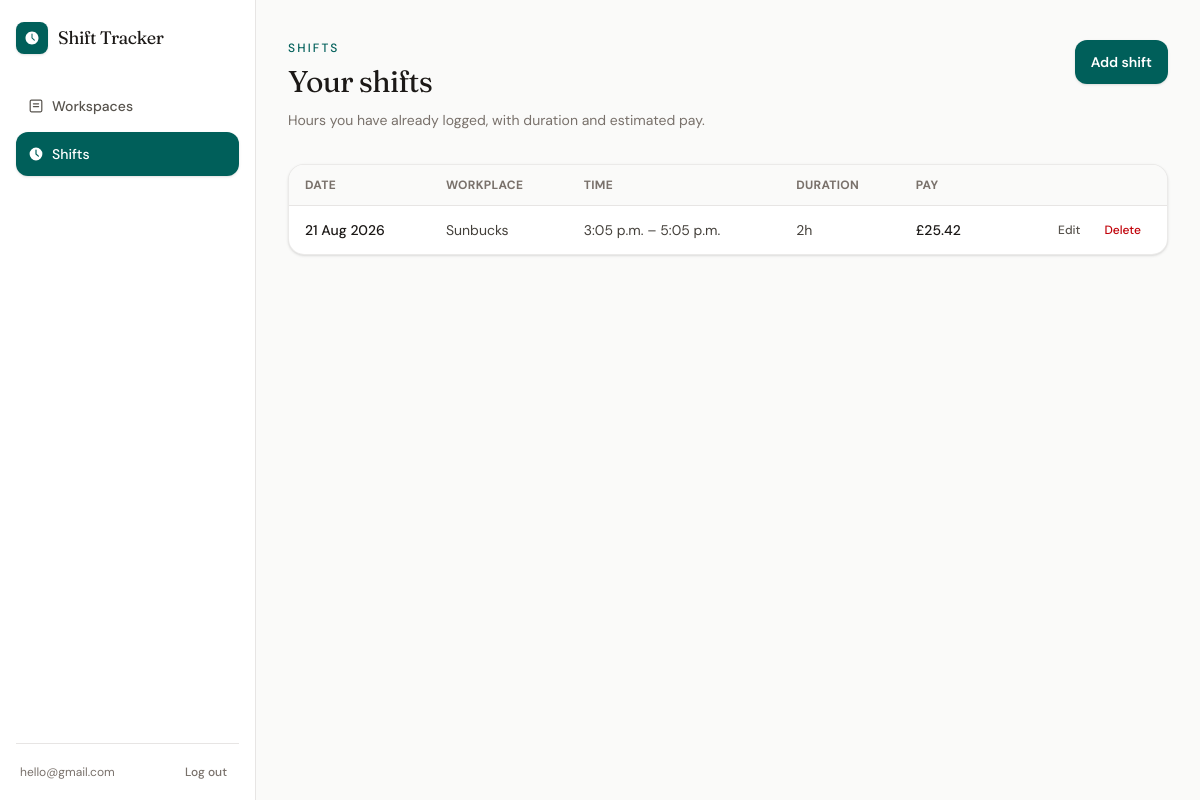
/shifts/ (signed in), run on the app's committed database.
### shifts/models.py (models this page shows, shortened)
class Shift(models.Model):
    user = models.ForeignKey(
        settings.AUTH_USER_MODEL,
        on_delete=models.CASCADE,
        related_name="shifts",
    )
    workplace = models.ForeignKey(
        Workplace,
        on_delete=models.PROTECT,
        related_name="shifts",
    )
    date = models.DateField()
    start_time = models.TimeField()
    end_time = models.TimeField()
    break_minutes = models.PositiveIntegerField(default=0)
    hourly_rate_at_time = models.DecimalField(
        max_digits=6,
        decimal_places=2,
    )
    notes = models.TextField(
        blank=True,
    )
    created_at = models.DateTimeField(auto_now_add=True)
    updated_at = models.DateTimeField(auto_now=True)
    def duration_minutes(self):
        start = datetime.combine(
            self.date,
            self.start_time,
        )
        end = datetime.combine(
            self.date,
            self.end_time,
        )
        if end <= start:
            end += timedelta(days=1)
        total_minutes = int(
            (end - start).total_seconds() / 60
        )
        return total_minutes - self.break_minutes
    def duration_hours(self):
        return Decimal(self.duration_minutes()) / Decimal("60")
    def duration_display(self):
        minutes = max(self.duration_minutes(), 0)
        hours, remaining = divmod(minutes, 60)
        if hours and remaining:
            return f"{hours}h {remaining}m"
        if hours:
            return f"{hours}h"
        return f"{remaining}m"
    def estimated_earnings(self):
        return (
            self.duration_hours()
            * self.hourly_rate_at_time
        ).quantize(Decimal("0.01"))

### workspaces/models.py (models this page shows, shortened)
class Workplace(models.Model):
    user = models.ForeignKey(
        settings.AUTH_USER_MODEL,
        on_delete=models.CASCADE,
        related_name="workplaces",
    )
    name = models.CharField(max_length=100)
    hourly_rate = models.DecimalField(
        max_digits=6,
        decimal_places=2,
    )
    is_active = models.BooleanField(default=True)
    created_at = models.DateTimeField(auto_now_add=True)
    updated_at = models.DateTimeField(auto_now=True)

### shifts/views.py (the view)
# urls.py: path("shifts/", views.shift_list, name="shift_list"),
@login_required
def shift_list(request):
    try:
        shifts = _user_shifts(request.user)
        return render(
            request,
            "shifts/list.html",
            {"shifts": shifts},
        )
    except Exception:
        messages.error(request, "Could not load your shifts.")
        return render(
            request,
            "shifts/list.html",
            {"shifts": []},
        )

### shifts/views.py (called while the page is built)
def _user_shifts(user):
    return user.shifts.select_related("workplace").order_by("-date", "-start_time")

### shifts/templates/shifts/list.html (shortened to what this page needs)
{% extends "app.html" %}
{% block app_content %}
<div class="px-4 py-6 sm:px-8 sm:py-10">
    <div class="flex flex-col gap-4 sm:flex-row sm:items-start sm:justify-between">
        <div>
            <p class="text-xs font-medium uppercase tracking-[0.18em] text-teal-800">Shifts</p>
            <h1 class="mt-2 font-serif text-2xl tracking-tight text-stone-900 sm:text-3xl">Your shifts</h1>
            <p class="mt-2 max-w-xl text-sm leading-6 text-stone-500">
                Hours you have already logged, with duration and estimated pay.
            </p>
        </div>
        <button
            type="button"
            hx-get="{% url 'shift_create' %}"
            hx-target="#modal"
            hx-swap="innerHTML"
            class="min-h-11 w-full touch-manipulation rounded-xl bg-teal-800 px-4 text-sm font-semibold text-white shadow-sm transition hover:bg-teal-700 sm:w-auto"
        >
            Add shift
        </button>
    </div>
    <div id="shift-list" class="mt-8">
        {% include "shifts/partials/list.html" %}
    </div>
</div>
{% endblock %}

### templates/app.html (shortened to what this page needs)
{% extends "base.html" %}
{% block content %}
<div class="flex min-h-screen flex-col md:flex-row">
    <aside class="sticky top-0 z-40 border-b border-stone-200 bg-white/95 backdrop-blur md:static md:z-auto md:flex md:w-64 md:flex-col md:border-b-0 md:border-r md:bg-white md:backdrop-blur-none">
        <div class="flex items-center justify-between gap-3 px-4 py-3 md:border-b-0 md:py-4">
            <a href="{% url 'home' %}" class="flex min-h-11 items-center gap-2.5 text-stone-900">
                <span class="flex size-8 items-center justify-center rounded-lg bg-teal-800 text-white shadow-sm">
                </span>
                <span class="font-serif text-lg tracking-tight">Shift Tracker</span>
            </a>
        </div>
        <div class="flex flex-1 flex-col px-3 pb-3 md:px-4 md:pb-4">
            <nav class="grid grid-cols-2 gap-1 md:mt-2 md:flex md:flex-col">
                <a
                    href="{% url 'workplace_list' %}"
                    class="flex min-h-11 items-center justify-center gap-2 rounded-xl px-3 text-sm font-medium transition md:justify-start {% if request.resolver_match.url_name == 'workplace_list' %}bg-teal-800 text-white shadow-sm{% else %}text-stone-600 hover:bg-stone-100 hover:text-stone-900{% endif %}"
                >
                    Workspaces
                </a>
                <a
                    href="{% url 'shift_list' %}"
                    class="flex min-h-11 items-center justify-center gap-2 rounded-xl px-3 text-sm font-medium transition md:justify-start {% if request.resolver_match.url_name == 'shift_list' %}bg-teal-800 text-white shadow-sm{% else %}text-stone-600 hover:bg-stone-100 hover:text-stone-900{% endif %}"
                >
                    <svg xmlns="http://www.w3.org/2000/svg" viewBox="0 0 20 20" fill="currentColor" class="size-4">
                        <path fill-rule="evenodd" d="M10 18a8 8 0 1 0 0-16 8 8 0 0 0 0 16Zm.75-13a.75.75 0 0 0-1.5 0v5c0 .192.078.384.22.53l3 2.75a.75.75 0 0 0 1.06-1.06l-2.78-2.547V5Z" clip-rule="evenodd" />
                    </svg>
                    Shifts
                </a>
            </nav>
            <div class="mt-auto hidden items-center justify-between gap-2 border-t border-stone-200 px-1 pt-4 md:flex">
                <span class="truncate text-xs text-stone-500">{{ user.email }}</span>
                <a
                    href="{% url 'account_logout' %}"
                    class="shrink-0 rounded-lg px-2 py-1 text-xs font-medium text-stone-500 transition hover:bg-stone-100 hover:text-stone-900"
                >
                    Log out
                </a>
            </div>
        </div>
    </aside>
    <div class="min-w-0 flex-1">
        {% block app_content %}{% endblock %}
    </div>
</div>
{% endblock %}

### shifts/templates/shifts/partials/list.html (shortened to what this page needs)
{% if shifts %}
    <div class="hidden overflow-x-auto rounded-2xl border border-stone-200/80 bg-white shadow-sm md:block">
        <table class="min-w-full text-left text-sm">
            <thead class="border-b border-stone-200 bg-stone-50 text-xs font-medium uppercase tracking-wide text-stone-500">
                <tr>
                    <th class="px-4 py-3">Date</th>
                    <th class="px-4 py-3">Workplace</th>
                    <th class="px-4 py-3">Time</th>
                    <th class="px-4 py-3">Duration</th>
                    <th class="px-4 py-3">Pay</th>
                    <th class="px-4 py-3"><span class="sr-only">Actions</span></th>
                </tr>
            </thead>
            <tbody class="divide-y divide-stone-100">
                {% for shift in shifts %}
                    <tr class="text-stone-700">
                        <td class="whitespace-nowrap px-4 py-3 font-medium text-stone-900">{{ shift.date }}</td>
                        <td class="px-4 py-3">{{ shift.workplace.name }}</td>
                        <td class="whitespace-nowrap px-4 py-3">
                            {{ shift.start_time }} – {{ shift.end_time }}
                        </td>
                        <td class="whitespace-nowrap px-4 py-3">{{ shift.duration_display }}</td>
                        <td class="whitespace-nowrap px-4 py-3 font-medium text-stone-900">
                            £{{ shift.estimated_earnings }}
                        </td>
                        <td class="whitespace-nowrap px-4 py-3 text-right">
                            <div class="flex justify-end gap-1">
                                <button
                                    type="button"
                                    hx-get="{% url 'shift_update' shift.pk %}"
                                    hx-target="#modal"
                                    hx-swap="innerHTML"
                                    class="rounded-lg px-2.5 py-1 text-xs font-medium text-stone-600 transition hover:bg-stone-100 hover:text-stone-900"
                                >
                                    Edit
                                </button>
                                <button
                                    type="button"
                                    hx-get="{% url 'shift_delete' shift.pk %}"
                                    hx-target="#modal"
                                    hx-swap="innerHTML"
                                    class="rounded-lg px-2.5 py-1 text-xs font-medium text-red-700 transition hover:bg-red-50"
                                >
                                    Delete
                                </button>
                            </div>
                        </td>
                    </tr>
                {% endfor %}
            </tbody>
        </table>
    </div>
{% else %}
    <div class="rounded-2xl border border-dashed border-stone-300 bg-white px-6 py-12 text-center">
        <p class="font-medium text-stone-800">No shifts logged yet</p>
        <p class="mt-1 text-sm text-stone-500">Add a shift after you finish work.</p>
    </div>
{% endif %}

### data on the page
Shift: date "21 Aug 2026", workplace.name "Sunbucks", start_time "3:05 p.m.", end_time "5:05 p.m.", duration_display "2h", estimated_earnings "25.42"

### other printed values
{{ user.email }} "hello@gmail.com"
